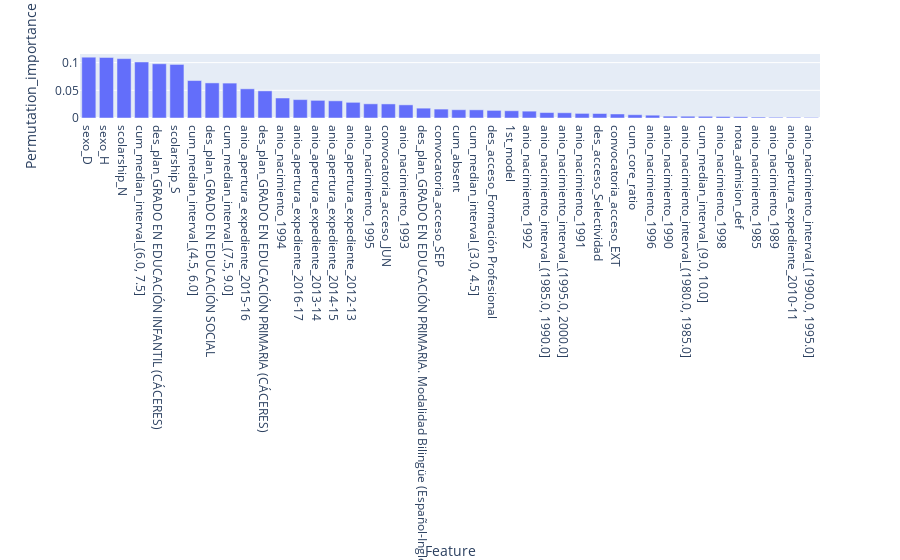

Notebook code for this chart:
### Code cell
fig = px.bar(logit_importances, x='Feature', y='Permutation_importance')
fig.show()

### Figure 1 — Plotly figure (JSON) as saved in the notebook; plotly's stock layout.template omitted (floating-point values rounded to 4 significant figures)
{"data": [{"alignmentgroup": "True", "hovertemplate": "Feature=%{x}<br>Permutation_importance=%{y}<extra></extra>", "legendgroup": "", "marker": {"color": "#636efa"}, "name": "", "offsetgroup": "", "orientation": "v", "showlegend": false, "textposition": "auto", "type": "bar", "x": ["sexo_D", "sexo_H", "scolarship_N", "cum_median_interval_(6.0, 7.5]", "des_plan_GRADO EN EDUCACIÓN INFANTIL (CÁCERES)", "scolarship_S", "cum_median_interval_(4.5, 6.0]", "des_plan_GRADO EN EDUCACIÓN SOCIAL", "cum_median_interval_(7.5, 9.0]", "anio_apertura_expediente_2015-16", "des_plan_GRADO EN EDUCACIÓN PRIMARIA (CÁCERES)", "anio_nacimiento_1994", "anio_apertura_expediente_2016-17", "anio_apertura_expediente_2013-14", "anio_apertura_expediente_2014-15", "anio_apertura_expediente_2012-13", "anio_nacimiento_1995", "convocatoria_acceso_JUN", "anio_nacimiento_1993", "des_plan_GRADO EN EDUCACIÓN PRIMARIA. Modalidad Bilingüe (Español-Inglés)", "convocatoria_acceso_SEP", "cum_absent", "cum_median_interval_(3.0, 4.5]", "des_acceso_Formación Profesional", "1st_model", "anio_nacimiento_1992", "anio_nacimiento_interval_(1985.0, 1990.0]", "anio_nacimiento_interval_(1995.0, 2000.0]", "anio_nacimiento_1991", "des_acceso_Selectividad", "convocatoria_acceso_EXT", "cum_core_ratio", "anio_nacimiento_1996", "anio_nacimiento_1990", "anio_nacimiento_interval_(1980.0, 1985.0]", "cum_median_interval_(9.0, 10.0]", "anio_nacimiento_1998", "nota_admision_def", "anio_nacimiento_1985", "anio_nacimiento_1989", "anio_apertura_expediente_2010-11", "anio_nacimiento_interval_(1990.0, 1995.0]"], "xaxis": "x", "y": [0.1098, 0.1092, 0.1072, 0.1011, 0.0979, 0.09671, 0.06758, 0.06335, 0.06301, 0.05268, 0.04895, 0.03608, 0.0332, 0.03184, 0.031, 0.02829, 0.02558, 0.02541, 0.02371, 0.01778, 0.01609, 0.01491, 0.01474, 0.01372, 0.01304, 0.01236, 0.009824, 0.009485, 0.008299, 0.00813, 0.007283, 0.005928, 0.005081, 0.003388, 0.003218, 0.003049, 0.00271, 0.002202, 0.001694, 0.001355, 0.001355, 0.001016], "yaxis": "y"}], "layout": {"barmode": "relative", "legend": {"tracegroupgap": 0}, "margin": {"t": 60}, "xaxis": {"anchor": "y", "domain": [0, 1], "title": {"text": "Feature"}}, "yaxis": {"anchor": "x", "domain": [0, 1], "title": {"text": "Permutation_importance"}}}}
